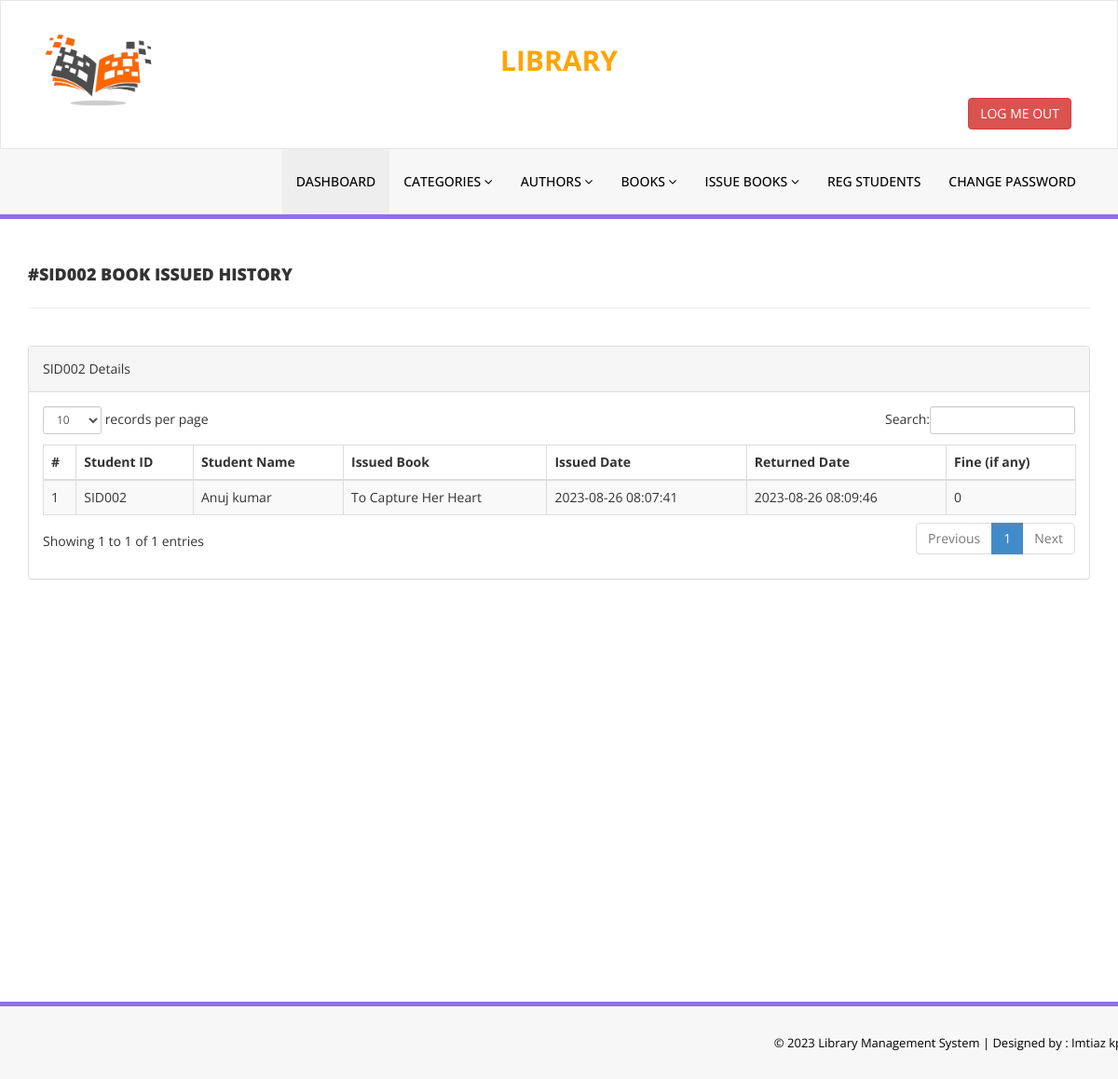
The app's page /admin/student-history.php?stdid=SID002 (signed in) with its own data.
### tables this page shows
CREATE TABLE `tblissuedbookdetails` (
  `id` int(11) NOT NULL,
  `BookId` int(11) DEFAULT NULL,
  `StudentID` varchar(150) DEFAULT NULL,
  `IssuesDate` timestamp NULL DEFAULT current_timestamp(),
  `ReturnDate` timestamp NULL DEFAULT NULL ON UPDATE current_timestamp(),
  `RetrunStatus` int(1) DEFAULT NULL,
  `fine` int(11) DEFAULT NULL
);

CREATE TABLE `tblstudents` (
  `id` int(11) NOT NULL,
  `StudentId` varchar(100) DEFAULT NULL,
  `FullName` varchar(120) DEFAULT NULL,
  `EmailId` varchar(120) DEFAULT NULL,
  `MobileNumber` char(11) DEFAULT NULL,
  `Password` varchar(120) DEFAULT NULL,
  `Status` int(1) DEFAULT NULL,
  `RegDate` timestamp NULL DEFAULT current_timestamp(),
  `UpdationDate` timestamp NULL DEFAULT NULL ON UPDATE current_timestamp()
);

CREATE TABLE `tblbooks` (
  `id` int(11) NOT NULL,
  `BookName` varchar(255) DEFAULT NULL,
  `CatId` int(11) DEFAULT NULL,
  `AuthorId` int(11) DEFAULT NULL,
  `ISBNNumber` varchar(25) DEFAULT NULL,
  `BookPrice` decimal(10,2) DEFAULT NULL,
  `bookImage` varchar(250) NOT NULL,
  `isIssued` int(1) DEFAULT NULL,
  `RegDate` timestamp NULL DEFAULT current_timestamp(),
  `UpdationDate` timestamp NULL DEFAULT NULL ON UPDATE current_timestamp()
);

### admin/student-history.php (the view, shortened to what this page needs)
<?php
include('includes/config.php');
if(strlen($_SESSION['alogin'])==0)
    {
header('location:index.php');
}
else{
    ?>
<!DOCTYPE html>
<html xmlns="http://www.w3.org/1999/xhtml">
<head>
    <link href="assets/css/bootstrap.css" rel="stylesheet" />
    <link href="assets/css/font-awesome.css" rel="stylesheet" />
    <link href="assets/js/dataTables/dataTables.bootstrap.css" rel="stylesheet" />
    <link href="assets/css/style.css" rel="stylesheet" />
</head>
<body>
<?php include('includes/header.php');?>
    <div class="content-wrapper">
         <div class="container">
        <div class="row pad-botm">
            <div class="col-md-12">
                <?php $sid=$_GET['stdid']; ?>
                <h4 class="header-line">#<?php echo $sid;?> Book Issued History</h4>
    </div>
        </div>
            <div class="row">
                <div class="col-md-12">
                    <div class="panel panel-default">
                        <div class="panel-heading">
<?php echo $sid;?> Details
                        </div>
                        <div class="panel-body">
                            <div class="table-responsive">
                                <table class="table table-striped table-bordered table-hover" id="dataTables-example">
                                    <thead>
                                        <tr>
                                            <th>#</th>
                                            <th>Student ID</th>
                                            <th>Student Name</th>
                                            <th>Issued Book  </th>
                                            <th>Issued Date</th>
                                            <th>Returned Date</th>
                                            <th>Fine (if any)</th>
                                        </tr>
                                    </thead>
                                    <tbody>
<?php
$sql = "SELECT tblstudents.StudentId ,tblstudents.FullName,tblstudents.EmailId,tblstudents.MobileNumber,tblbooks.BookName,tblbooks.ISBNNumber,tblissuedbookdetails.IssuesDate,tblissuedbookdetails.ReturnDate,tblissuedbookdetails.id as rid,tblissuedbookdetails.fine,tblissuedbookdetails.RetrunStatus,tblbooks.id as bid,tblbooks.bookImage from  tblissuedbookdetails join tblstudents on tblstudents.StudentId=tblissuedbookdetails.StudentId join tblbooks on tblbooks.id=tblissuedbookdetails.BookId where tblstudents.StudentId='$sid' ";
$query = $dbh -> prepare($sql);
$query->execute();
$results=$query->fetchAll(PDO::FETCH_OBJ);
$cnt=1;
if($query->rowCount() > 0)
{
foreach($results as $result)
{               ?>
                                        <tr class="odd gradeX">
                                            <td class="center"><?php echo htmlentities($cnt);?></td>
                                            <td class="center"><?php echo htmlentities($result->StudentId);?></td>
                                            <td class="center"><?php echo htmlentities($result->FullName);?></td>
                                            <td class="center"><?php echo htmlentities($result->BookName);?></td>
                                            <td class="center"><?php echo htmlentities($result->IssuesDate);?></td>
                                            <td class="center"><?php if($result->ReturnDate==''): echo "Not returned yet";
                                            else: echo htmlentities($result->ReturnDate); endif;?></td>
                                             <td class="center"><?php if($result->ReturnDate==''): echo "Not returned yet";
                                              else: echo $result->fine; endif;
                                             ?></td>
                                        </tr>
 <?php $cnt=$cnt+1;}} ?>
                                    </tbody>
                                </table>
                            </div>
                        </div>
                    </div>
                </div>
            </div>
    </div>
    </div>
  <?php include('includes/footer.php');?>
</body>
</html>
<?php } ?>

### admin/assets/css/style.css (style rules this page uses)
.content-wrapper { margin-top: 40px; min-height:800px; padding-bottom:90px; }
.header-line { font-weight:900; padding-bottom:25px; border-bottom:1px solid #eeeeee; text-transform:uppercase; }
.pad-botm { padding-bottom:30px; }

### records on screen
tblissuedbookdetails: tblstudents.StudentId "SID002", tblstudents.FullName "Anuj kumar", BookId.BookName "To Capture Her Heart", IssuesDate "2023-08-26 08:07:41", ReturnDate "2023-08-26 08:09:46", fine "0"

### other values on screen
$sid "SID002"
